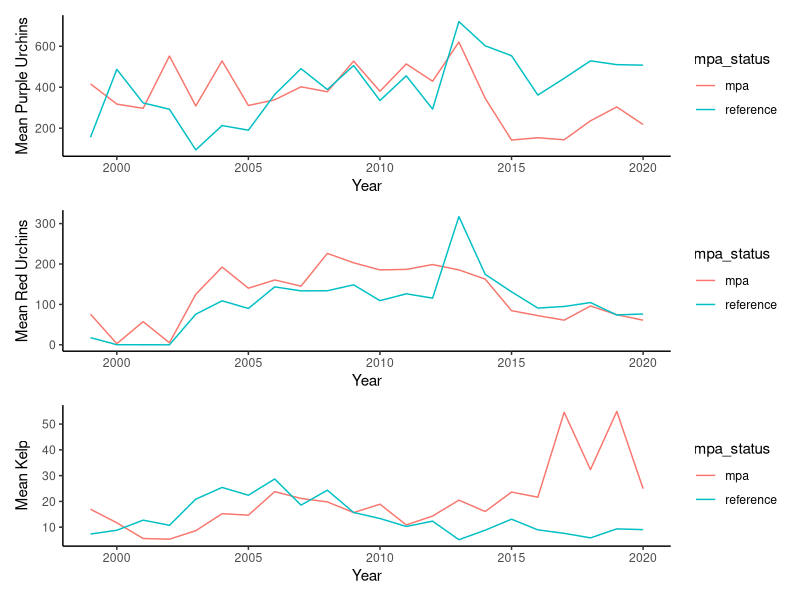

The R script that drew this image:
## ---- chunk 1
knitr::opts_chunk$set(echo = TRUE)
library(here)
library(tidyverse)
library(patchwork)
## ---- chunk 2

raw_data <- read_csv(here("MLPA_swath_site_means.csv"))


initial_fig_data <- raw_data %>% 
  filter(campus == "UCSB") %>% 
  select(c("survey_year", "site", "lat_wgs84", "lon_wgs84", "mpa_status", 
           "den_STRPURAD", "den_MESFRAAD", "den_MACPYRAD", "den_MACSTIPES")) %>% 
  group_by(survey_year, mpa_status) %>% 
  mutate(mean_purp = mean(den_STRPURAD),
            mean_red = mean(den_MESFRAAD),
         mean_stipe = mean(den_MACSTIPES),
         mean_mac = mean(den_MACPYRAD)) %>% 
  ungroup()

## ---- chunk 3

a <- ggplot(data = initial_fig_data) +
  geom_line(aes(x = survey_year, y = mean_purp, color = mpa_status)) +
  theme_classic() +
  xlab("Year")+
  ylab("Mean Purple Urchins")

b <- ggplot(data = initial_fig_data) +
  geom_line(aes(x = survey_year, y = mean_red, color = mpa_status)) +
  theme_classic()+
  xlab("Year")+
  ylab("Mean Red Urchins")

c <- ggplot(data = initial_fig_data) +
  geom_line(aes(x = survey_year, y = mean_mac, color = mpa_status)) +
  theme_classic()+
  xlab("Year")+
  ylab("Mean Kelp")


a/b/c

## ---- chunk 4

m <- lm(den_STRPURAD ~ mpa_status, data = initial_fig_data)
summary(m)

k <- lm(den_MACSTIPES ~ den_STRPURAD + mpa_status + den_STRPURAD:mpa_status, 
        data = initial_fig_data)
summary(k)

